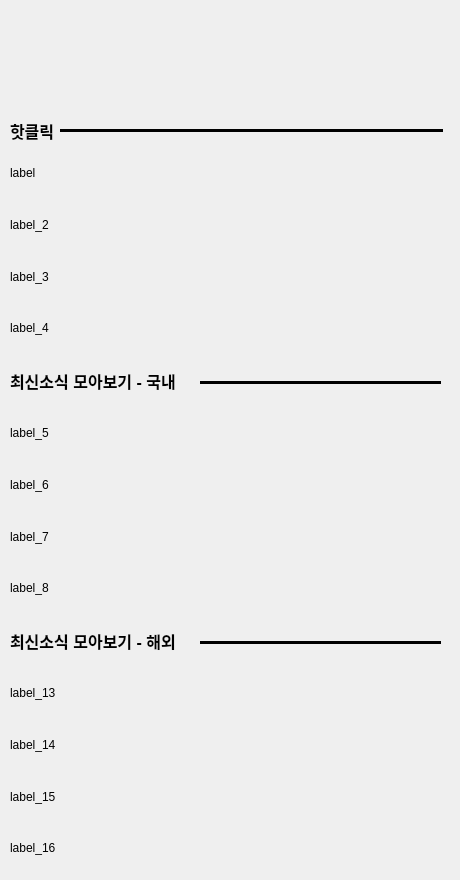
   <widget class="QWidget" name="tab">
    <attribute name="title">
     <string>HOME</string>
    </attribute>
    <widget class="QWidget" name="layoutWidget">
     <property name="geometry">
      <rect>
       <x>10</x>
       <y>150</y>
       <width>441</width>
       <height>201</height>
      </rect>
     </property>
     <layout class="QVBoxLayout" name="verticalLayout">
      <item>
       <widget class="QLabel" name="label">
        <property name="frameShape">
         <enum>QFrame::NoFrame</enum>
        </property>
        <property name="text">
         <string>label</string>
        </property>
       </widget>
      </item>
      <item>
       <widget class="QLabel" name="label_2">
        <property name="frameShape">
         <enum>QFrame::NoFrame</enum>
        </property>
        <property name="text">
         <string>label_2</string>
        </property>
       </widget>
      </item>
      <item>
       <widget class="QLabel" name="label_3">
        <property name="frameShape">
         <enum>QFrame::NoFrame</enum>
        </property>
        <property name="text">
         <string>label_3</string>
        </property>
       </widget>
      </item>
      <item>
       <widget class="QLabel" name="label_4">
        <property name="frameShape">
         <enum>QFrame::NoFrame</enum>
        </property>
        <property name="text">
         <string>label_4</string>
        </property>
       </widget>
      </item>
     </layout>
    </widget>
    <widget class="QLabel" name="name">
     <property name="geometry">
      <rect>
       <x>10</x>
       <y>120</y>
       <width>71</width>
       <height>21</height>
      </rect>
     </property>
     <property name="font">
      <font>
       <pointsize>12</pointsize>
       <bold>true</bold>
      </font>
     </property>
     <property name="text">
      <string>핫클릭</string>
     </property>
    </widget>
    <widget class="QLabel" name="name_2">
     <property name="geometry">
      <rect>
       <x>10</x>
       <y>370</y>
       <width>201</width>
       <height>21</height>
      </rect>
     </property>
     <property name="font">
      <font>
       <pointsize>12</pointsize>
       <bold>true</bold>
       <underline>false</underline>
       <strikeout>false</strikeout>
      </font>
     </property>
     <property name="text">
      <string>최신소식 모아보기 - 국내</string>
     </property>
    </widget>
    <widget class="QWidget" name="layoutWidget_2">
     <property name="geometry">
      <rect>
       <x>10</x>
       <y>410</y>
       <width>441</width>
       <height>201</height>
      </rect>
     </property>
     <layout class="QVBoxLayout" name="verticalLayout_2">
      <item>
       <widget class="QLabel" name="label_5">
        <property name="frameShape">
         <enum>QFrame::NoFrame</enum>
        </property>
        <property name="text">
         <string>label_5</string>
        </property>
       </widget>
      </item>
      <item>
       <widget class="QLabel" name="label_6">
        <property name="frameShape">
         <enum>QFrame::NoFrame</enum>
        </property>
        <property name="text">
         <string>label_6</string>
        </property>
       </widget>
      </item>
      <item>
       <widget class="QLabel" name="label_7">
        <property name="frameShape">
         <enum>QFrame::NoFrame</enum>
        </property>
        <property name="text">
         <string>label_7</string>
        </property>
       </widget>
      </item>
      <item>
       <widget class="QLabel" name="label_8">
        <property name="frameShape">
         <enum>QFrame::NoFrame</enum>
        </property>
        <property name="text">
         <string>label_8</string>
        </property>
       </widget>
      </item>
     </layout>
    </widget>
    <widget class="QLabel" name="logo">
     <property name="geometry">
      <rect>
       <x>50</x>
       <y>20</y>
       <width>351</width>
       <height>71</height>
      </rect>
     </property>
     <property name="text">
      <string/>
     </property>
     <property name="pixmap">
      <pixmap>../../Downloads/화면 캡처 2024-02-01 195613.png</pixmap>
     </property>
     <property name="scaledContents">
      <bool>true</bool>
     </property>
    </widget>
    <widget class="QLabel" name="name_3">
     <property name="geometry">
      <rect>
       <x>10</x>
       <y>630</y>
       <width>201</width>
       <height>21</height>
      </rect>
     </property>
     <property name="font">
      <font>
       <pointsize>12</pointsize>
       <bold>true</bold>
       <underline>false</underline>
       <strikeout>false</strikeout>
      </font>
     </property>
     <property name="text">
      <string>최신소식 모아보기 - 해외</string>
     </property>
    </widget>
    <widget class="QWidget" name="layoutWidget_3">
     <property name="geometry">
      <rect>
       <x>10</x>
       <y>670</y>
       <width>441</width>
       <height>201</height>
      </rect>
     </property>
     <layout class="QVBoxLayout" name="verticalLayout_3">
      <item>
       <widget class="QLabel" name="label_13">
        <property name="frameShape">
         <enum>QFrame::NoFrame</enum>
        </property>
        <property name="text">
         <string>label_13</string>
        </property>
       </widget>
      </item>
      <item>
       <widget class="QLabel" name="label_14">
        <property name="frameShape">
         <enum>QFrame::NoFrame</enum>
        </property>
        <property name="text">
         <string>label_14</string>
        </property>
       </widget>
      </item>
      <item>
       <widget class="QLabel" name="label_15">
        <property name="frameShape">
         <enum>QFrame::NoFrame</enum>
        </property>
        <property name="text">
         <string>label_15</string>
        </property>
       </widget>
      </item>
      <item>
       <widget class="QLabel" name="label_16">
        <property name="frameShape">
         <enum>QFrame::NoFrame</enum>
        </property>
        <property name="text">
         <string>label_16</string>
        </property>
       </widget>
      </item>
     </layout>
    </widget>
    <widget class="Line" name="line_5">
     <property name="geometry">
      <rect>
       <x>200</x>
       <y>632</y>
       <width>241</width>
       <height>21</height>
      </rect>
     </property>
     <property name="font">
      <font>
       <bold>false</bold>
      </font>
     </property>
     <property name="frameShadow">
      <enum>QFrame::Plain</enum>
     </property>
     <property name="lineWidth">
      <number>3</number>
     </property>
     <property name="midLineWidth">
      <number>0</number>
     </property>
     <property name="orientation">
      <enum>Qt::Horizontal</enum>
     </property>
    </widget>
    <widget class="Line" name="line_6">
     <property name="geometry">
      <rect>
       <x>200</x>
       <y>372</y>
       <width>241</width>
       <height>21</height>
      </rect>
     </property>
     <property name="font">
      <font>
       <bold>false</bold>
      </font>
     </property>
     <property name="frameShadow">
      <enum>QFrame::Plain</enum>
     </property>
     <property name="lineWidth">
      <number>3</number>
     </property>
     <property name="midLineWidth">
      <number>0</number>
     </property>
     <property name="orientation">
      <enum>Qt::Horizontal</enum>
     </property>
    </widget>
    <widget class="Line" name="line_3">
     <property name="geometry">
      <rect>
       <x>60</x>
       <y>120</y>
       <width>383</width>
       <height>21</height>
      </rect>
     </property>
     <property name="font">
      <font>
       <bold>false</bold>
      </font>
     </property>
     <property name="frameShadow">
      <enum>QFrame::Plain</enum>
     </property>
     <property name="lineWidth">
      <number>3</number>
     </property>
     <property name="midLineWidth">
      <number>0</number>
     </property>
     <property name="orientation">
      <enum>Qt::Horizontal</enum>
     </property>
    </widget>
   </widget>
